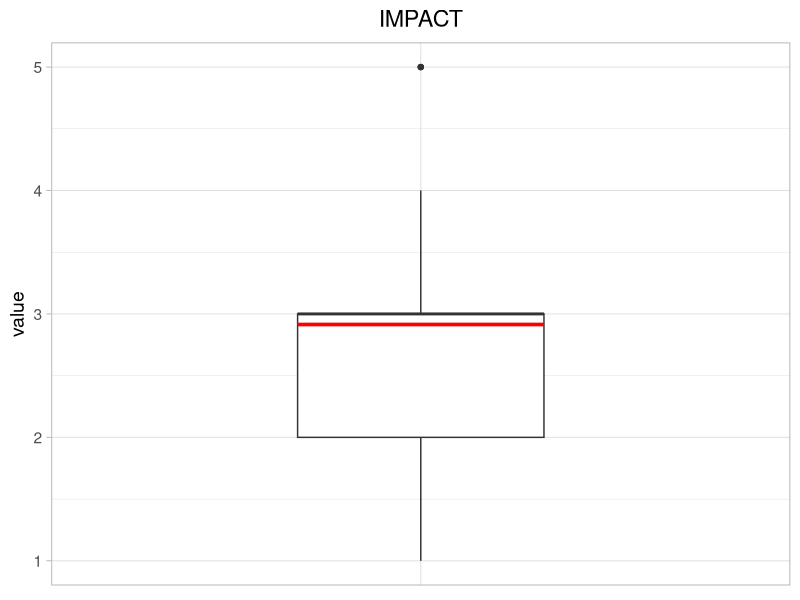
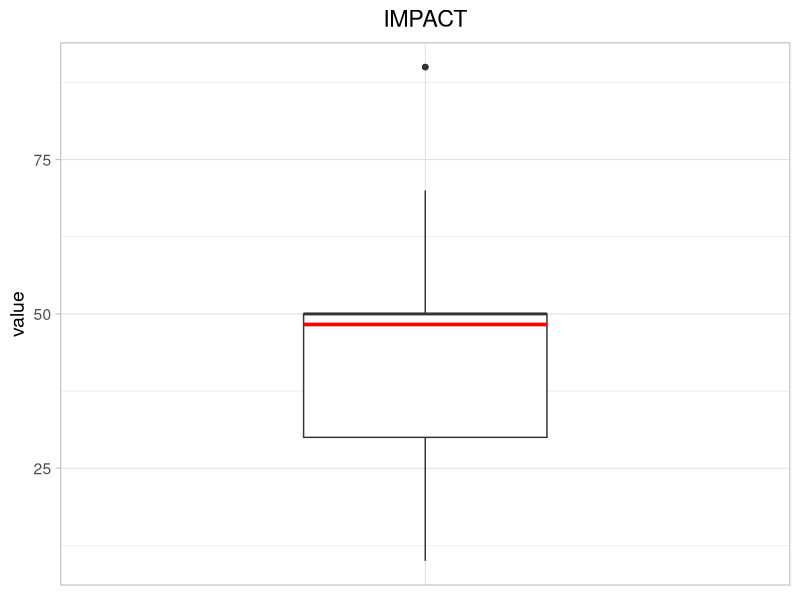
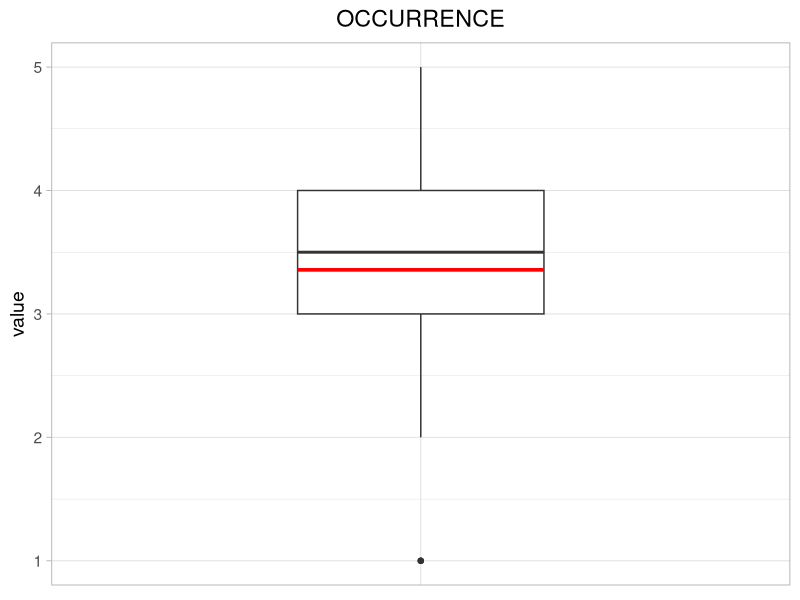
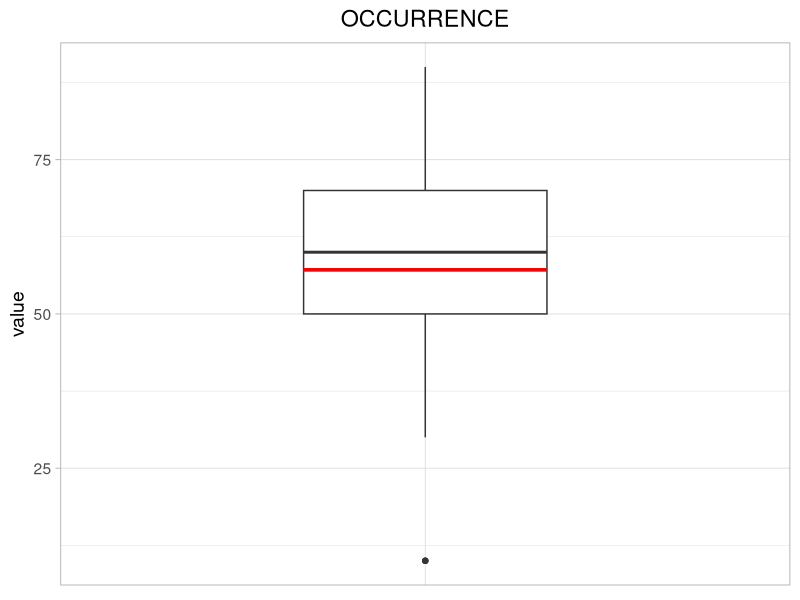
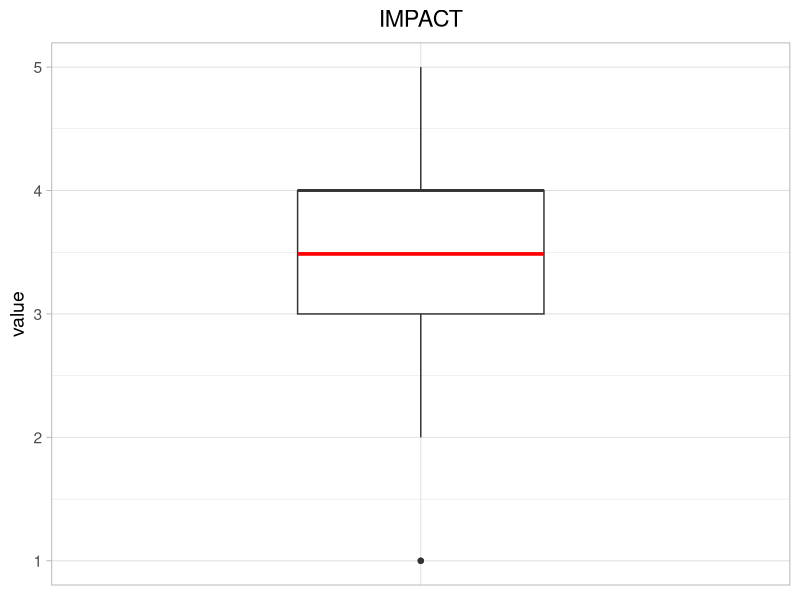
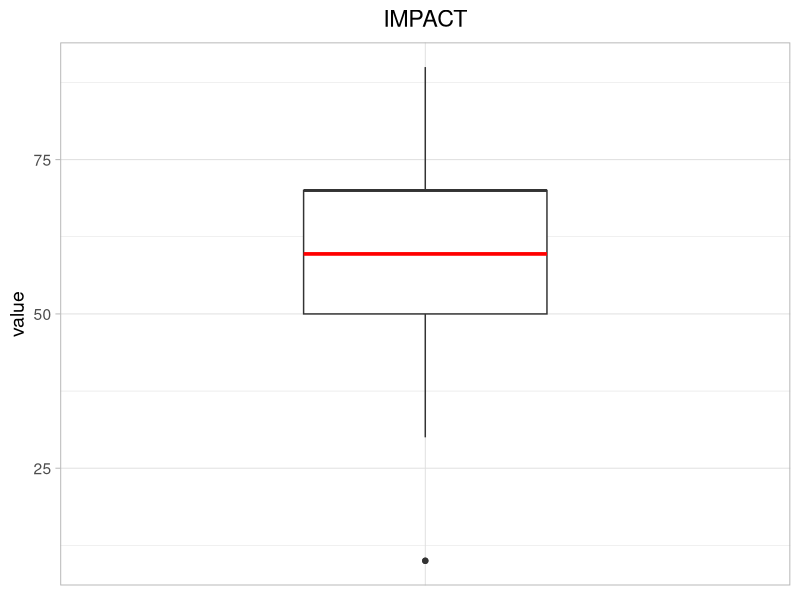
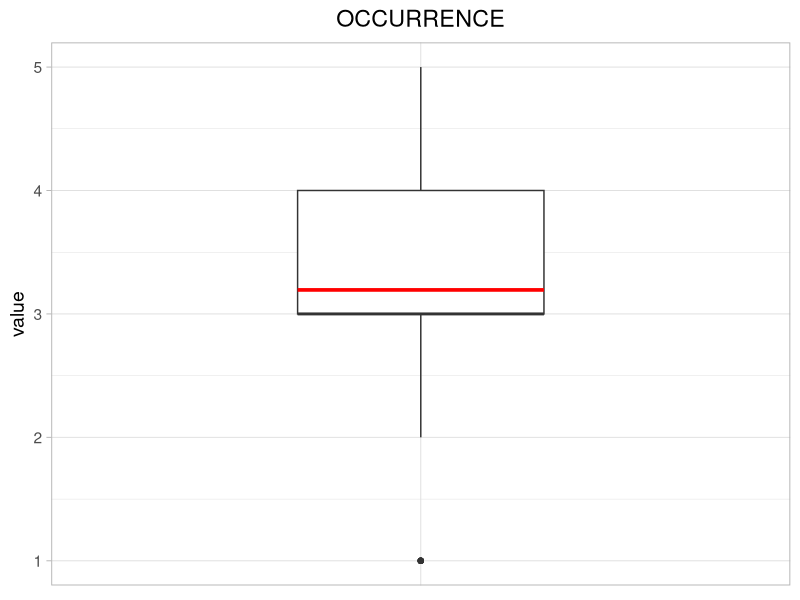
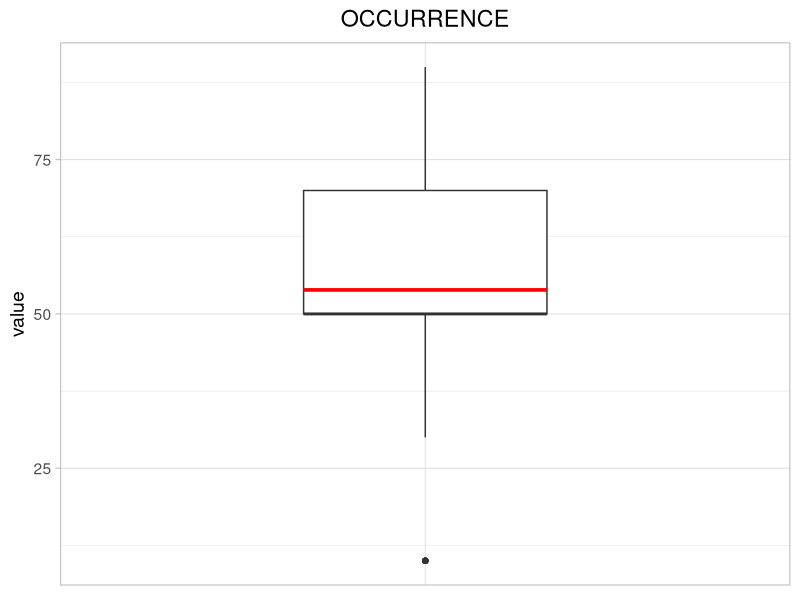

Recreate these plots in R, in order. (Note: this script raises an error after producing the figures.)
library(dplyr)
library(openxlsx)
library(gplots)
library(ggplot2)


dfkst <- data.frame(D_value_I = numeric(),D_value_O = numeric(), Label = character())

answers <- read.csv(file = 'myapp/data/RQ1_corrected_scaled.csv', header=TRUE) #importiere das answers file
all.answers <- answers %>% filter(QUES2SURV_METHOD == "classic" & ANS2SURV_ANSWERED == 1)
number.scenarios <- nrow(as.data.frame(table(all.answers$QUES_ID)))
scenarios <- as.data.frame(table(all.answers$QUES_ID))
for (anz in 1:number.scenarios) {
  actualscenario =as.vector(scenarios[anz,1])
  print (actualscenario)
  #scentext <- (paste0("Scenario ", actualscenario))
  actual.df <- answers %>% filter(QUES2SURV_METHOD == "classic" & ANS2SURV_ANSWERED == 1 & QUES_ID == actualscenario)# & ACC2SURV_ACCID == "22")
  
  data_IMPACT_original <- actual.df$IMPACT
  data_OCCURRENCE_original <- actual.df$OCCURRENCE
  data_IMPACT <- actual.df$scaled_IMPACT
  data_OCCURRENCE <- actual.df$scaled_OCCURRENCE
  ordinal_df_IMPACT <- data.frame(value = data_IMPACT, freq = 1)
  ordinal_df_OCCURRENCE <- data.frame(value = data_OCCURRENCE, freq = 1)
  ordinal_freq_IMPACT <- aggregate(freq ~ value, data = ordinal_df_IMPACT, sum)
  ordinal_freq_OCCURRENCE <- aggregate(freq ~ value, data = ordinal_df_OCCURRENCE, sum)
  
  numberofanswers <- nrow(actual.df)
  print (numberofanswers)
  
  p_IMPACT_classic_original <- ggplot(actual.df, aes(x = "A",y = IMPACT)) +
    geom_boxplot(width = 0.4) +  # Setze die Breite der Boxen auf 20% der Gesamtbreite
    stat_summary(fun = mean, geom = "crossbar", width = 0.4, color = "red") +
    labs(title = "IMPACT", y = "value") +
    theme_light(base_size = 14) +
    theme(axis.title.x = element_blank(), # Beschriftung der X-Achse ausblenden
          axis.text.x = element_blank(),   # Text der X-Achse ausblenden
          axis.ticks.x = element_blank(),
          plot.title = element_text(hjust = 0.5))  # Skalierungsstriche der X-Achse ausblenden
  
  p_IMPACT_classic_scaled <- ggplot(actual.df, aes(x = "B",y = scaled_IMPACT)) +
    geom_boxplot(width = 0.4) +  # Setze die Breite der Boxen auf 20% der Gesamtbreite
    stat_summary(fun = mean, geom = "crossbar", width = 0.4, color = "red") +
    labs(title =  "IMPACT", y = "value") +
    theme_light(base_size = 14)  +
    theme(axis.title.x = element_blank(), # Beschriftung der X-Achse ausblenden
          axis.text.x = element_blank(),   # Text der X-Achse ausblenden
          axis.ticks.x = element_blank(),
          plot.title = element_text(hjust = 0.5))  # Skalierungsstriche der X-Achse ausblenden
  
  p_OCCURRENCE_classic_original <- ggplot(actual.df, aes(x = "A",y = OCCURRENCE)) +
    geom_boxplot(width = 0.4) +  # Setze die Breite der Boxen auf 20% der Gesamtbreite
    stat_summary(fun = mean, geom = "crossbar", width = 0.4, color = "red") +
    labs(title = "OCCURRENCE", y = "value") +
    theme_light(base_size = 14) +
    theme(axis.title.x = element_blank(), # Beschriftung der X-Achse ausblenden
          axis.text.x = element_blank(),   # Text der X-Achse ausblenden
          axis.ticks.x = element_blank(),
          plot.title = element_text(hjust = 0.5))  # Skalierungsstriche der X-Achse ausblenden
  
  
  
  p_OCCURRENCE_classic_scaled <- ggplot(actual.df, aes(x = "B",y = scaled_OCCURRENCE)) +
    geom_boxplot(width = 0.4) +  # Setze die Breite der Boxen auf 20% der Gesamtbreite
    stat_summary(fun = mean, geom = "crossbar", width = 0.4, color = "red") +
    labs(title = "OCCURRENCE"  , y = "value") +
    theme_light(base_size = 14)  +
    theme(axis.title.x = element_blank(), # Beschriftung der X-Achse ausblenden
          axis.text.x = element_blank(),   # Text der X-Achse ausblenden
          axis.ticks.x = element_blank(),
          plot.title = element_text(hjust = 0.5))  # Skalierungsstriche der X-Achse ausblenden
  

  
  # Boxplot anzeigen
  print(p_IMPACT_classic_original)
  print(p_IMPACT_classic_scaled)
  print(p_OCCURRENCE_classic_original)
  print(p_OCCURRENCE_classic_scaled)
  
  # Spezifiziere den Pfad, den Dateinamen und die Größe des zu speichernden Plots
  ordner <- "myapp/pictures/40_boxplots" # Setze hier deinen gewünschten Ordnerpfad
  #dateiname <- "mein_boxplot.png" # Setze hier deinen gewünschten Dateinamen
  #volle_pfad <- file.path(pfad, dateiname) # Kombiniere Ordnerpfad und Dateinamen
  
  # Plot speichern
  ggsave(filename = paste0(actualscenario,"_IMPACT_classic_original.png"), path = ordner, plot = p_IMPACT_classic_original, width = 3, height = 5, dpi = 300)
  ggsave(filename = paste0(actualscenario,"_OCCURRENCE_classic_original.png"), path = ordner, plot = p_OCCURRENCE_classic_original, width = 3, height = 5, dpi = 300)
    ggsave(filename = paste0(actualscenario,"_IMPACT_classic_scaled.png"), path = ordner, plot = p_IMPACT_classic_scaled, width = 3, height = 5, dpi = 300)
  ggsave(filename = paste0(actualscenario,"_OCCURRENCE_classic_scaled.png"), path = ordner, plot = p_OCCURRENCE_classic_scaled, width = 3, height = 5, dpi = 300)
  
  
  
}
